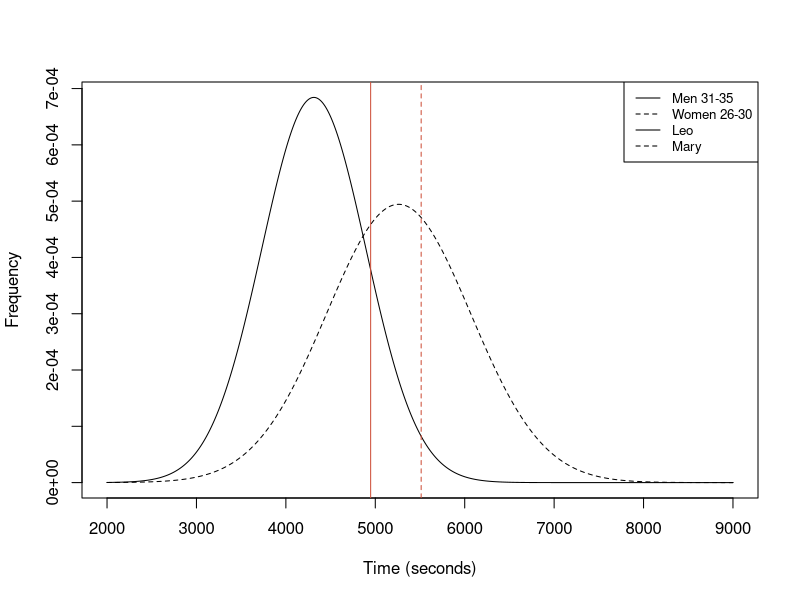

This chart was generated by the following R code:
## ---- chunk 1

## ---- chunk 2

## ---- chunk 3

## ---- chunk 4

## ---- chunk 5

## ---- chunk 6
x.values=seq(2000, 9000, length=1000)
# 

Men.y.values=dnorm(x.values, mean=4313, sd=583)
# 

Women.y.values=dnorm(x.values, mean=5261, sd=807)
# 

plot(x.values, Men.y.values, type="l", xlab="Time (seconds)", ylab="Frequency")
# 

#The lines() function, below, lets us add a new line to a plot. If we used plot(), it would produce a second plot. But what we want is one plot with two distributions on it, and lines() lets us add the second distribution to the first plot

lines(x.values, Women.y.values, type='l', lty=2)
# 

abline(v=c(4948, 5513), lty=c(1,2), col="tomato3")
# 

legend('topright', legend=c("Men 31-35", "Women 26-30", "Leo", "Mary"), lty=1:2, cex=0.8)
#
